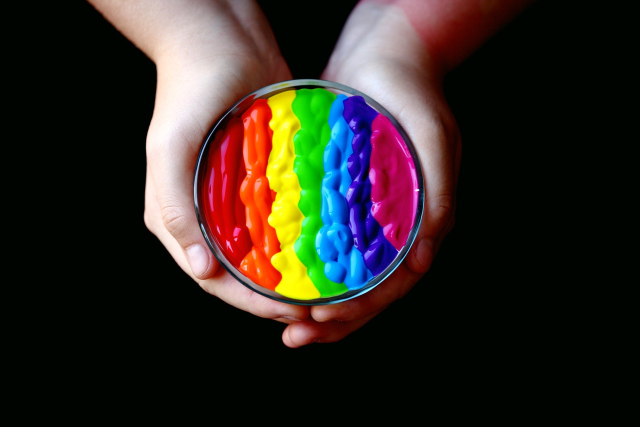
#> input picture colors.jpg, 1280 x 853 px (shown at 1/2 size)
$ python main.py
#> lines starting #> are read from the running program, lines starting #| are printed output that depends on the picture; after the words box and inside, x2 and y2 are one past the last pixel; in counts of white or black regions, pixels touching at a corner belong together
import cv2
import numpy as np

img = cv2.imread("colors.jpg")
#> img is the input picture: shape (853, 1280, 3); mean B, G, R 33.7, 40.6, 47.7
rows, cols, _ = img.shape
#> rows = 853; cols = 1280
print("Rows", rows)
#| Rows 853
print("Cols", cols)
#| Cols 1280

# Cut image
cut_image = img[200: 600, 250: 1280]
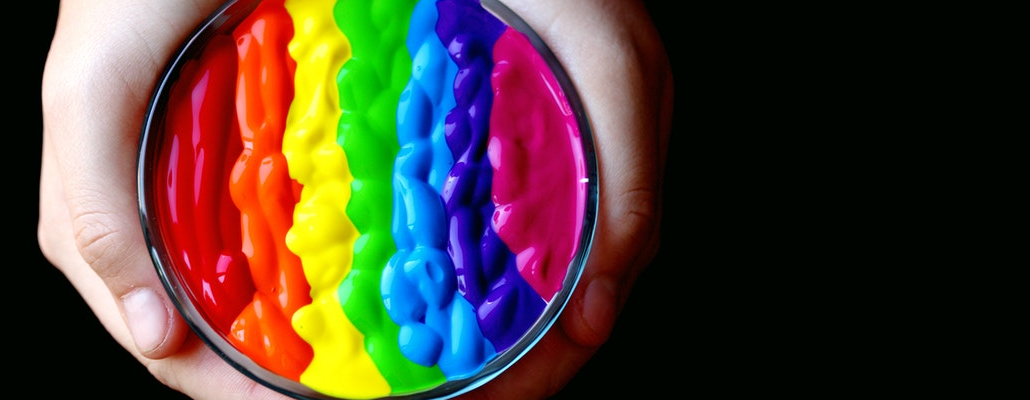
#> cut_image: shape (400, 1030, 3); mean B, G, R 51.6, 62.9, 77.3

# ROI (Region of interest)
cv2.rectangle(img, (385, 155), (851, 613), (0, 255, 0), 3)
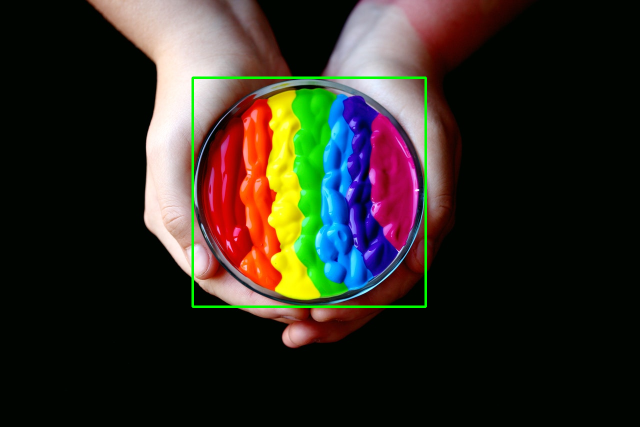
#> img: shape (853, 1280, 3) (shown at 1/2 size); 0.85% of pixels changed, all inside (x1, y1, x2, y2) = (383, 153, 854, 616)

roi = img[155: 613, 385: 851]
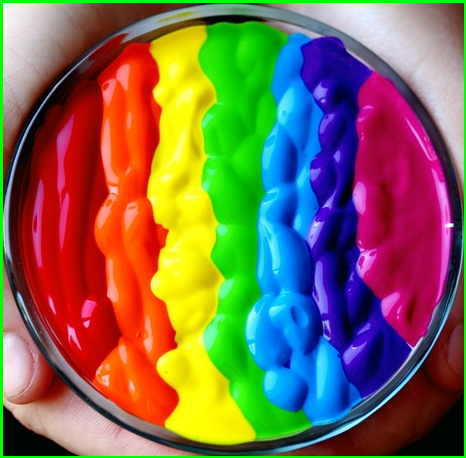
#> roi: shape (458, 466, 3); mean B, G, R 80.9, 105.7, 124.8

cv2.imshow("Cut image", cut_image)
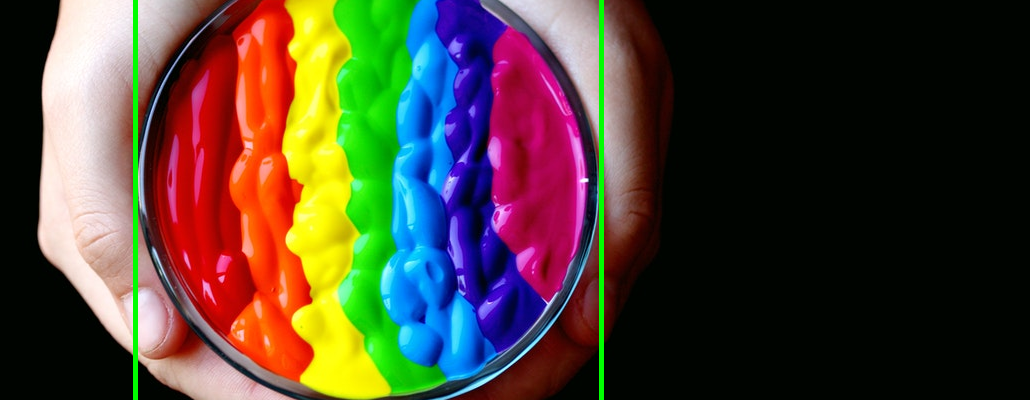
#> window 'Cut image': shape (400, 1030, 3); mean B, G, R 50.6, 64.3, 76
cv2.imshow("Roi", roi)
cv2.imshow("image", img)
cv2.waitKey(0)
